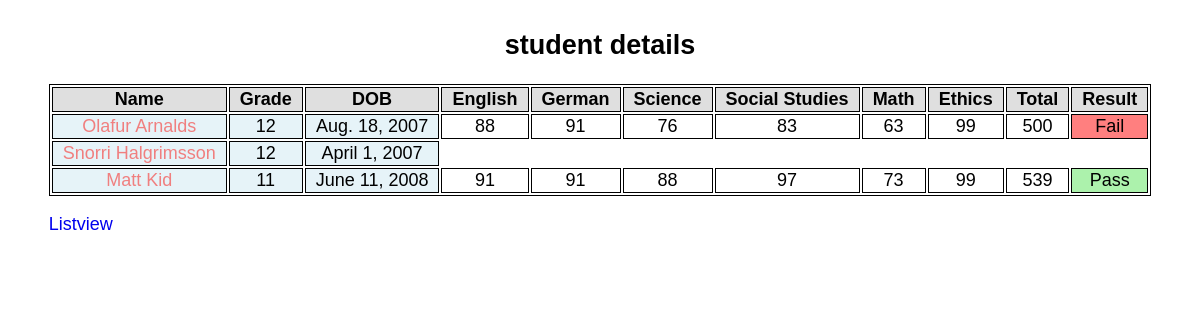
The app's page /students/page/, older data.
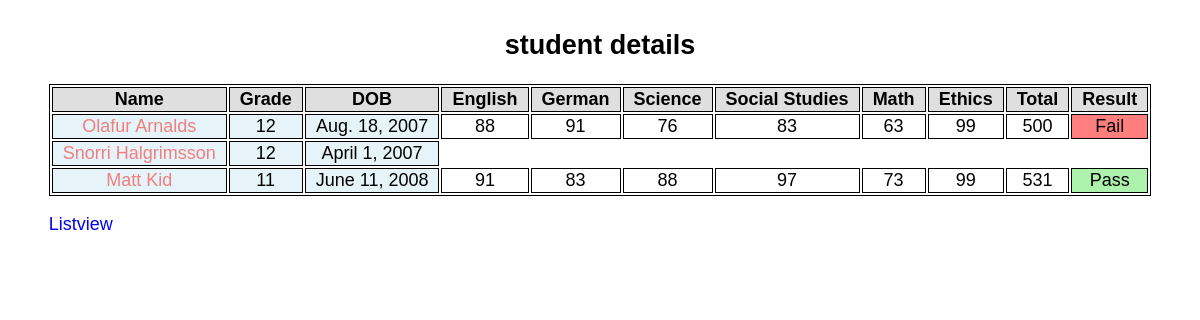
The same page, newer data.
### students/models.py (models this page shows, shortened)
class Marksheet(models.Model):
    student = models.ForeignKey(Student, on_delete=models.CASCADE)
    subject = models.CharField(max_length=30, choices=subject_list)
    mark = models.PositiveIntegerField(
        validators=mark_validator, help_text=help_text, default=0
    )

class Student(models.Model):
    name = models.CharField(max_length=100)
    grade = models.CharField(max_length=2, choices=grade_values)
    dob = models.DateField('Date of Birth')

### students/views.py (the view)
# urls.py: path('page/', views.student_page, name='student_page')
def student_page(request):
    try:
        student = Student.objects.all().order_by('-grade', 'name')
        mark_list = [
            {
                'student': student[i],
                'mark_details': Marksheet.objects.filter(student_id= student[i].id),
                'total': Marksheet.objects.filter(student_id = student[i].id).values('student_id').annotate(total=Sum('mark'))
            }
            for i in range(0, student.count())
        ]
        return render(request, 'students/student_page.html', {'mark_list': mark_list})
    except:
        pass

### templates/students/student_page.html (shortened to what this page needs)
{% load static %}
<!DOCTYPE html>
<html lang="en">
<head>
    <link rel="stylesheet" href="{% static 'css/style.css' %}">
</head>
<body>
    <div class="container">
    <h2 class="h2-l">Student details</h2>
        <table>
            <thead class="tbl-header">
                <td>Name</td>
                <td>Grade</td>
                <td>DOB</td>
                <td>English</td>
                <td>German</td>
                <td>Science</td>
                <td>Social Studies</td>
                <td>Math</td>
                <td>Ethics</td>
                <td>Total</td>
                <td>Result</td>
            </thead>
            <tbody>
                {% for m in mark_list %}
                    <tr>
                        <td class="std-cell"><a class="student-link" href="{% url 'students:marksheet' m.student.id %}">{{ m.student.name }}</a></td>
                        <td class="std-cell">{{ m.student.grade }}</td>
                        <td class="std-cell">{{ m.student.dob }}</td>
                        {% for d in m.mark_details %}
                        <td>{{ d.mark }}</td>
                        {% endfor %}
                        {% for t in m.total %}
                        <td>{{ t.total }}</td>
                        {% endfor %}
                        {% for t in m.total %}
                        {% if t.total >= 530 %}
                        <td style="background-color: hsl(120, 73%, 75%, 75%);">Pass</td>
                        {% else %}
                        <td style="background-color: hsl(0, 100%, 50%, 50%);">Fail</td>
                        {% endif %}
                        {% endfor %}
                    </tr>
                {% endfor %}
            </tbody>
        </table>
        <p><a href="{% url 'students:student_list' %}">Listview</a></p>
    </div>
</body>
</html>

Row changes from the older to the newer data that the page shows:
changed Marksheet (number 8 of 12 on the later page): mark "91" → "83"
Text that changed along with them:
new list line: "531"
list line gone: "539"
